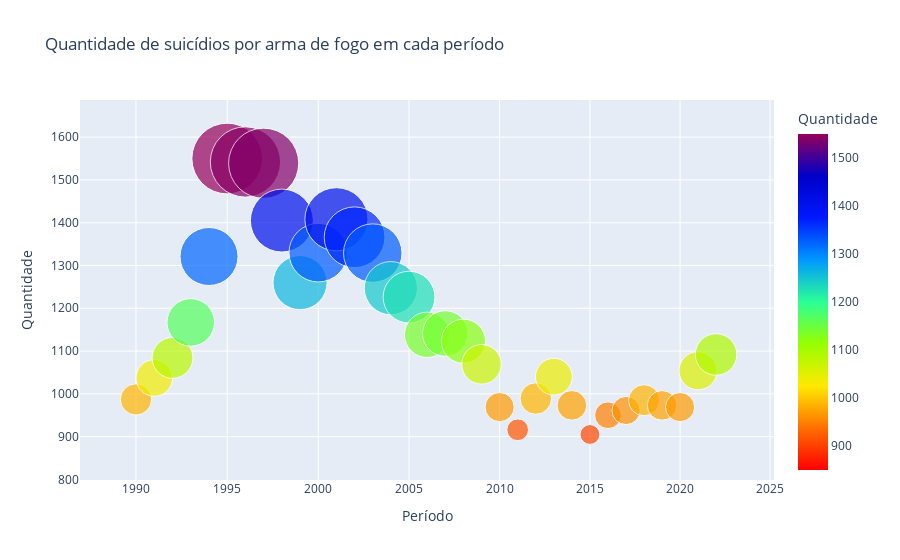

The code cell stored with this chart in its notebook:
### Code cell
#Gráfico de bolhas Quantidade de suicídios por arma de fogo em cada período
dadosArmaFogo = BancoLocal.buscar_dados('arma_fogo')
df = px.data.gapminder()
dadosArmaFogo["size_scaled"] = (dadosArmaFogo["quantidade_total"] - dadosArmaFogo["quantidade_total"].min()) / \
                               (dadosArmaFogo["quantidade_total"].max() - dadosArmaFogo["quantidade_total"].min()) * 50
dadosArmaFogo = dadosArmaFogo.rename(columns={'ano':'Período', 'quantidade_total':'Quantidade'})
analiseArma = AnaliseArmaFogo(dadosArmaFogo, 'Período', 'Quantidade', 'Quantidade')
analiseArma.criar_grafico()

### Figure 1 — Plotly figure (JSON) as saved in the notebook; plotly's stock layout.template omitted (floating-point values rounded to 4 significant figures)
{"data": [{"hovertemplate": "<b>%{hovertext}</b><br><br>Período=%{x}<br>Quantidade=%{marker.color}<br>size_scaled=%{marker.size}<extra></extra>", "hovertext": [1989, 1990, 1991, 1992, 1993, 1994, 1995, 1996, 1997, 1998, 1999, 2000, 2001, 2002, 2003, 2004, 2005, 2006, 2007, 2008, 2009, 2010, 2011, 2012, 2013, 2014, 2015, 2016, 2017, 2018, 2019, 2020, 2021, 2022], "legendgroup": "", "marker": {"color": [850, 987, 1037, 1084, 1167, 1321, 1550, 1542, 1539, 1405, 1260, 1330, 1408, 1366, 1329, 1247, 1226, 1138, 1141, 1123, 1069, 969, 916, 989, 1040, 973, 905, 950, 961, 985, 973, 969, 1054, 1092], "coloraxis": "coloraxis", "size": [0, 9.786, 13.36, 16.71, 22.64, 33.64, 50, 49.43, 49.21, 39.64, 29.29, 34.29, 39.86, 36.86, 34.21, 28.36, 26.86, 20.57, 20.79, 19.5, 15.64, 8.5, 4.714, 9.929, 13.57, 8.786, 3.929, 7.143, 7.929, 9.643, 8.786, 8.5, 14.57, 17.29], "sizemode": "area", "sizeref": 0.02, "symbol": "circle"}, "mode": "markers", "name": "", "orientation": "v", "showlegend": false, "type": "scatter", "x": [1989, 1990, 1991, 1992, 1993, 1994, 1995, 1996, 1997, 1998, 1999, 2000, 2001, 2002, 2003, 2004, 2005, 2006, 2007, 2008, 2009, 2010, 2011, 2012, 2013, 2014, 2015, 2016, 2017, 2018, 2019, 2020, 2021, 2022], "xaxis": "x", "y": [850, 987, 1037, 1084, 1167, 1321, 1550, 1542, 1539, 1405, 1260, 1330, 1408, 1366, 1329, 1247, 1226, 1138, 1141, 1123, 1069, 969, 916, 989, 1040, 973, 905, 950, 961, 985, 973, 969, 1054, 1092], "yaxis": "y"}], "layout": {"coloraxis": {"colorbar": {"title": {"text": "Quantidade"}}, "colorscale": [[0, "rgb(255,0,0)"], [0.125, "rgb(255,111,0)"], [0.25, "rgb(255,234,0)"], [0.375, "rgb(151,255,0)"], [0.5, "rgb(44,255,150)"], [0.625, "rgb(0,152,255)"], [0.75, "rgb(0,25,255)"], [0.875, "rgb(0,0,200)"], [1, "rgb(150,0,90)"]]}, "legend": {"itemsizing": "constant", "tracegroupgap": 0}, "title": {"text": "Quantidade de suicídios por arma de fogo em cada período"}, "xaxis": {"anchor": "y", "domain": [0, 1], "title": {"text": "Período"}, "type": "log"}, "yaxis": {"anchor": "x", "domain": [0, 1], "title": {"text": "Quantidade"}}}}
